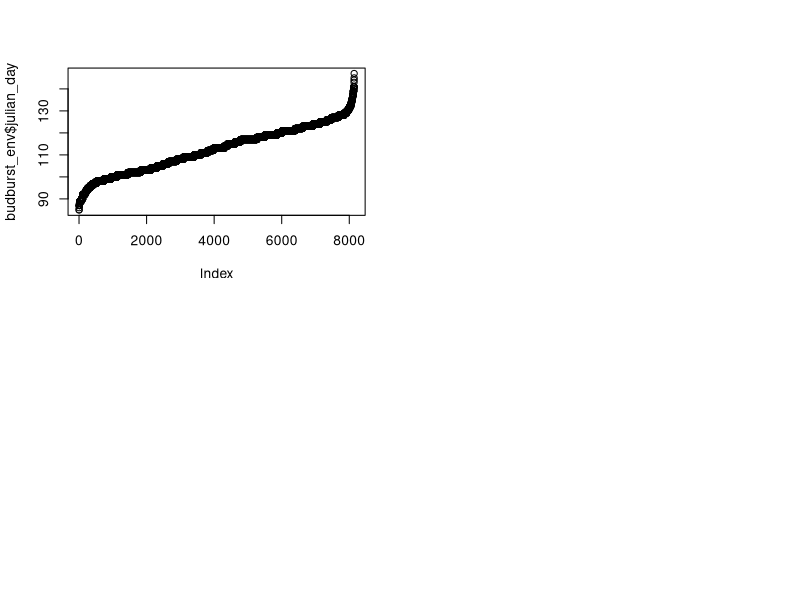

Write R code to recreate this figure.
#install.packages("lubridate")
#install.packages("dplyr")
#install.packages("zoo")
#install.packages("lme4")
library(lubridate)
library(dplyr)
library(zoo)
library(lme4)

rm(list = ls())

#import data file
budburst <- read.csv("../data/phenology.csv")
tree <- read.csv("../data/trees.csv")
SilwoodWeatherDaily <- read.csv("../data/SilwoodWeatherDaily.csv")

budburst_data <- merge(budburst, tree, by = "TreeID")


#in the data, there are scores that have greater than symbols instead of just a number. This converts it into a number.
budburst_data$score <- gsub("<1", "0", budburst_data$score)
budburst_data$score <- gsub(">1", "1", budburst_data$score)
budburst_data$score <- gsub("<2", "1", budburst_data$score)
budburst_data$score <- gsub(">2", "2", budburst_data$score)
budburst_data$score <- gsub("<3", "2", budburst_data$score)
budburst_data$score <- gsub(">3", "3", budburst_data$score)
budburst_data$score <- gsub("<4", "3", budburst_data$score)
budburst_data$score <- gsub("<$", "3", budburst_data$score)
budburst_data$score <- gsub(">4", "4", budburst_data$score)
budburst_data$score <- gsub(">$", "4", budburst_data$score)
budburst_data$score <- gsub("<5", "4", budburst_data$score)
budburst_data$score <- gsub(">5", "5", budburst_data$score)
budburst_data$score <- gsub("<6", "5", budburst_data$score)
budburst_data$score <- gsub(">6", "6", budburst_data$score)

SilwoodWeatherDaily <- SilwoodWeatherDaily %>% mutate(year = format(as.Date(TIMESTAMP, format = "%d/%m/%Y"), "%Y"), julian_day = format(as.Date(TIMESTAMP, format = "%d/%m/%y"), "%j"))

budburst_data <- budburst_data %>% mutate(year = format(as.Date(date, format = "%d/%m/%Y"), "%Y"), julian_day = format(as.Date(date, format = "%d/%m/%y"), "%j"))


budburst_final <- merge(budburst_data, SilwoodWeatherDaily, by = c("julian_day", "year"))
budburst_final <- budburst_final %>% filter(species == "quercus.robur") %>% filter((score %in% c("2"))) 
budburst_final <- budburst_final %>% group_by(TreeID, year) %>% slice_min(order_by = julian_day, n = 1) %>% ungroup()
budburst_final <- budburst_final %>%
  filter(note != "dead")


SilwoodWeatherDaily <- SilwoodWeatherDaily %>%
  mutate(mean_temp = Air_Temp..Deg.C...Smp.) %>%
  group_by(year)

SilwoodWeatherDaily <- SilwoodWeatherDaily %>%
    arrange(julian_day) %>%
    group_by(year) %>%
    mutate(
    mean_temp_14d = rollmean(mean_temp, k = 14, fill = NA, align = "right")
) %>%
    ungroup()

budburst_env <- merge(
    budburst_final,
    SilwoodWeatherDaily[, c("julian_day", "year", "mean_temp", "mean_temp_14d")],
    by = c("julian_day", "year"),
    all.x = TRUE
)

budburst_env$TreeID <- as.factor(budburst_env$TreeID)
budburst_env$julian_day <- as.numeric(budburst_env$julian_day)

M1 <- lmer(formula = julian_day ~ scale(mean_temp_14d) + (1 | TreeID) + (1 | year), data = budburst_env)
summary(M1)

par(mfrow = c(2,2))
plot(budburst_env$julian_day)
